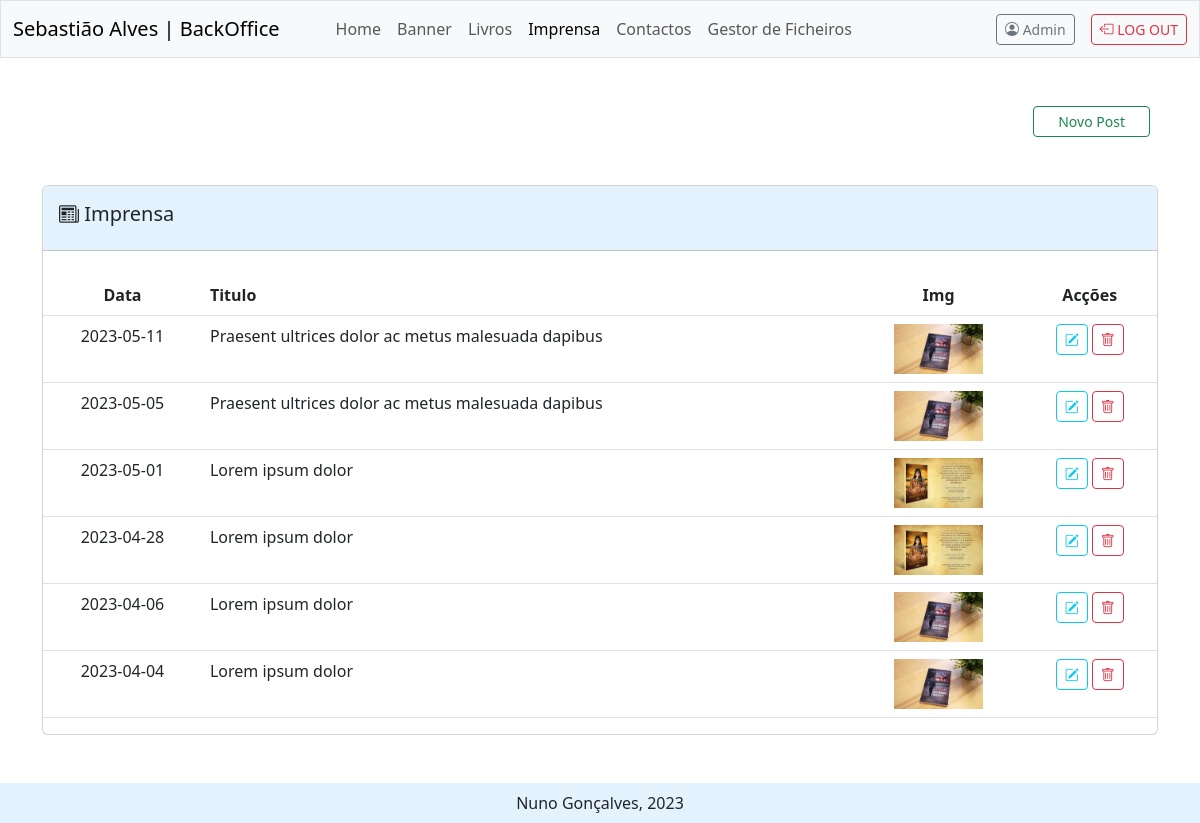
/admin/views/blog.php (signed in), run on the app's committed database.
### tables this page shows
CREATE TABLE `blog` (
  `id` int(11) NOT NULL,
  `data` text NOT NULL,
  `img` tinytext DEFAULT NULL,
  `titulo` tinytext NOT NULL,
  `texto` longtext DEFAULT NULL
);

### admin/modules/sql.php (called while the page is built, shortened)
<?php
    $pdo = new PDO("mysql:dbname=".$base_dados["dbname"].";host=".$base_dados["host"], $base_dados["user"], $base_dados["password"]);
    function selectSQL($sql){
        global $pdo;
        $query = $pdo -> query($sql);
        return $query->fetchAll(PDO::FETCH_ASSOC);
    }
?>

### admin/views/blog.php (the view, shortened to what this page needs)
<?php
    require_once "../modules/config.php";
    require_once "../modules/sql.php";
    $posts = selectSQL("SELECT * FROM blog ORDER BY data DESC");
?>
    <?php require "../components/head.php"; ?>
    <?php require "../components/navbar.php"; ?>
    <main class="container">
            <div class="row">
                <div class="col-12 mt-5 d-flex justify-content-end">
                    <a href="blogpost.php" type="submit" class="btn btn-sm btn-outline-success mx-2 px-4">Novo Post</a>
                </div>
            </div>
            <div class="row">
                 <div class="col-12">
                    <div class="card my-5">
                        <div class="card-header py-3" style="background-color: #e3f2fd;">
                            <h5><i class="bi bi-newspaper"></i> Imprensa</h5>
                        </div>
                        <table class="table table-hover mt-4">
                            <thead>
                                <tr>
                                    <th scope="col" class="text-center">Data</th>
                                    <th scope="col">Titulo</th>
                                    <th scope="col" class="text-center">Img</th>
                                    <th scope="col" class="text-center">Acções</th>
                            </tr>
                        </thead>
                        <tbody>
                            <?php foreach($posts as $p): ?>
                                <tr>
                                    <td class="text-center"><?= $p["data"]; ?></td>
                                    <td><?= $p["titulo"]; ?></td>
                                    <td class="text-center"><img src="<?= $p["img"]; ?>" height="50px"></td>
                                    <td class="text-center">
                                        <a href="blogpost.php?id=<?= $p['id']; ?>" class="btn btn-sm btn-outline-info"><i class="bi bi-pencil-square"></i></a>
                                        <a href="../modules/blogpost_apagar.php?id=<?= $p['id']; ?>" class="btn btn-sm btn-outline-danger"><i class="bi bi-trash"></i></a>
                                    </td>
                                </tr>
                                <?php endforeach; ?>
                            </tbody>
                        </table>
                    </div>
                </div>
            </div>
    </main>
    <?php require "../components/footer.php"; ?>
</html>

### data on the page
blog: data "2023-05-11", titulo "Praesent ultrices dolor ac metus malesuada dapibus", img (picture)
blog: data "2023-05-05", titulo "Praesent ultrices dolor ac metus malesuada dapibus", img (picture)
blog: data "2023-05-01", titulo "Lorem ipsum dolor", img (picture)
blog: data "2023-04-28", titulo "Lorem ipsum dolor", img (picture)
blog: data "2023-04-06", titulo "Lorem ipsum dolor", img (picture)
blog: data "2023-04-04", titulo "Lorem ipsum dolor", img (picture)

### other printed values
$_SESSION["user"]["nome"] "Admin"
